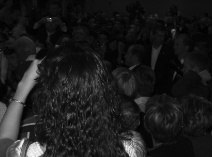
#> input picture testimg1.png, 214 x 157 px
$ python test.py
#> lines starting #> are read from the running program, lines starting #| are printed output that depends on the picture
import numpy as np
import cv2 as cv
import helpers
from matplotlib import pyplot as plt

img1 = cv.imread('./testimg1.png',0)
#> img1: shape (157, 214); min 0, max 255, mean 30.5
img2 = cv.imread('./testimg2.png',0)
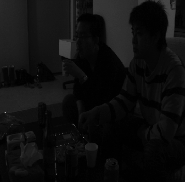
#> input picture testimg2.png, 186 x 182 px
#> img2: shape (182, 186); min 0, max 255, mean 15.8
img3 = cv.imread('./testimg3.png',0)
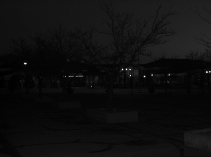
#> input picture testimg3.png, 211 x 157 px
#> img3: shape (157, 211); min 0, max 255, mean 14.9

img1 = cv.equalizeHist(img1)
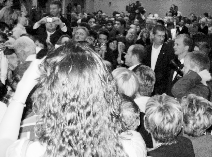
#> img1: shape (157, 214); min 0, max 255, mean 131
img2 = cv.equalizeHist(img2)
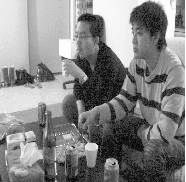
#> img2: shape (182, 186); min 0, max 255, mean 133.1
img3 = cv.equalizeHist(img3)
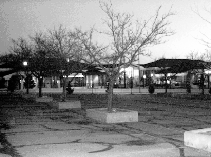
#> img3: shape (157, 211); min 0, max 255, mean 133.3


cv.imshow("img1", img1)
cv.imshow("img2", img2)
cv.imshow("img3", img3)

cv.waitKey(0)
